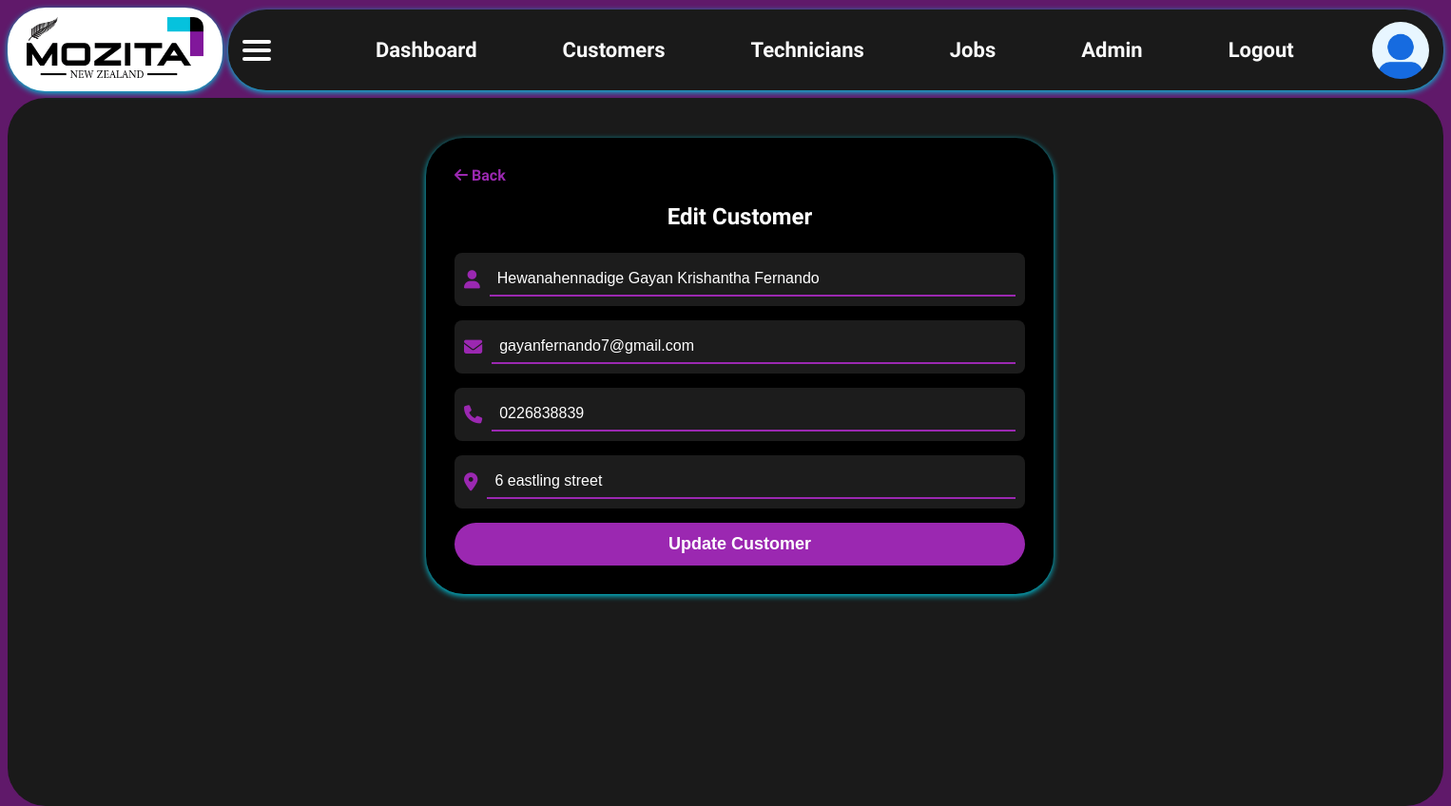
Before: /edit_customer/1 (signed in) with the older database file.
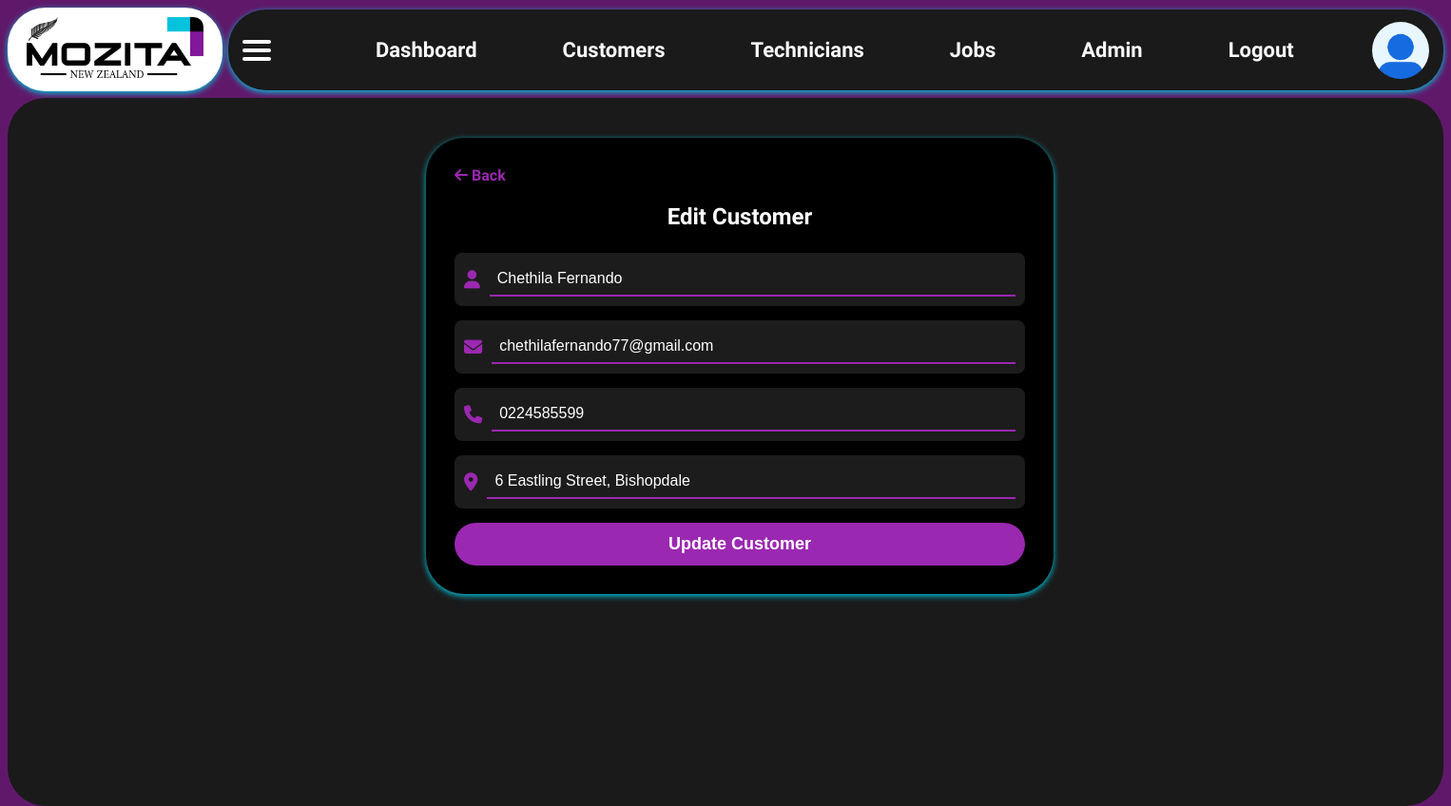
After: the same page with the newer database file.
### app/models.py (models this page shows)
class Customer(db.Model):
    id = db.Column(db.Integer, primary_key=True)
    name = db.Column(db.String(100), nullable=False)
    email = db.Column(db.String(120), default='Not Provided')
    phone = db.Column(db.String(20), nullable=False)
    address = db.Column(db.String(200), default='Not Provided')
    jobs = db.relationship('Job', back_populates='customer', cascade="all, delete-orphan")

### app/routes.py (the view, shortened to what this page needs)
@main.route('/edit_customer/<int:customer_id>', methods=['GET', 'POST'])
@login_required
def edit_customer(customer_id):
    customer = Customer.query.get_or_404(customer_id)
    return render_template('edit_customer.html', customer=customer)

### app/models.py (called while the page is built)
@login_manager.user_loader
def load_user(user_id):
    return User.query.get(int(user_id))

    @property
    def is_active(self):
        return self.active

### app/templates/edit_customer.html (shortened to what this page needs)
{% extends "layout.html" %}
{% block extra_css %}
<link rel="stylesheet" href="https://cdnjs.cloudflare.com/ajax/libs/font-awesome/6.4.0/css/all.min.css">
<link rel="stylesheet" href="{{ url_for('static', filename='edit_customer.css') }}">
{% endblock %}
{% block content %}
<div class="customer-form-container">
  <a href="{{ url_for('main.customers') }}" class="back-button">
    <i class="fas fa-arrow-left"></i> Back
  </a>
  <h2>Edit Customer</h2>
  <form method="POST">
    <div class="input-group">
      <i class="fas fa-user"></i>
      <input type="text" name="name" value="{{ customer.name }}" placeholder="Full name" required>
    </div>
    <div class="input-group">
      <i class="fas fa-envelope"></i>
      <input type="email" name="email" value="{{ customer.email }}" placeholder="Email (optional)">
    </div>
    <div class="input-group">
      <i class="fas fa-phone"></i>
      <input type="text" name="phone" value="{{ customer.phone }}" placeholder="Phone" required>
    </div>
    <div class="input-group">
      <i class="fas fa-map-marker-alt"></i>
      <input type="text" name="address" value="{{ customer.address }}" placeholder="Address (optional)">
    </div>
    <button type="submit" class="btn-submit">Update Customer</button>
  </form>
</div>
{% endblock %}

Changed rows visible on the page:
changed Customer: name "Hewanahennadige Gayan Krishantha Fernando" → "Chethila Fernando"; email "gayanfernando7@gmail.com" → "chethilafernando77@gmail.com"; phone "0226838839" → "0224585599"; address "6 eastling street" → "6 Eastling Street, Bishopdale"
